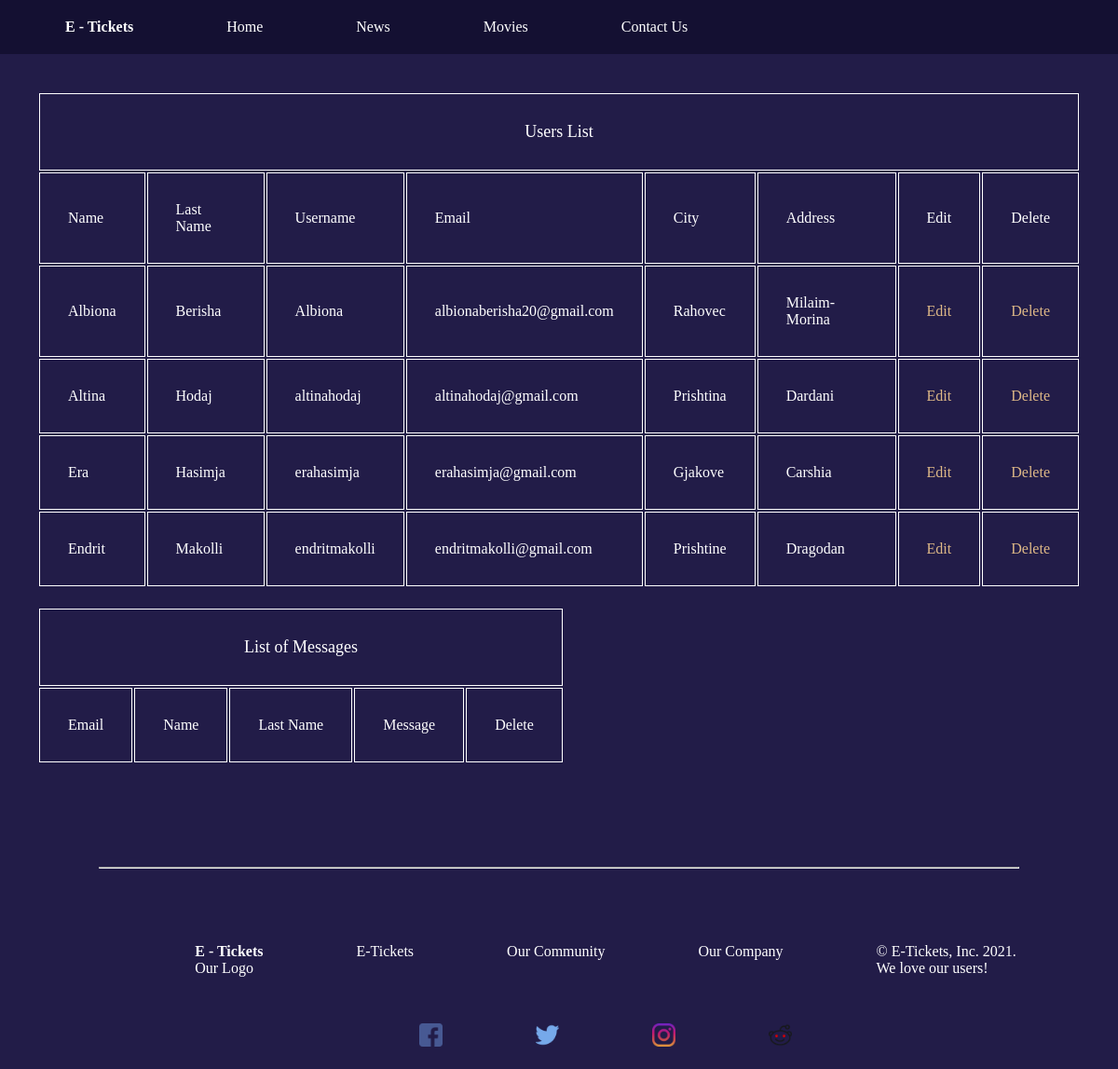
/views/dashboard.php, run on an earlier commit of the app's database.
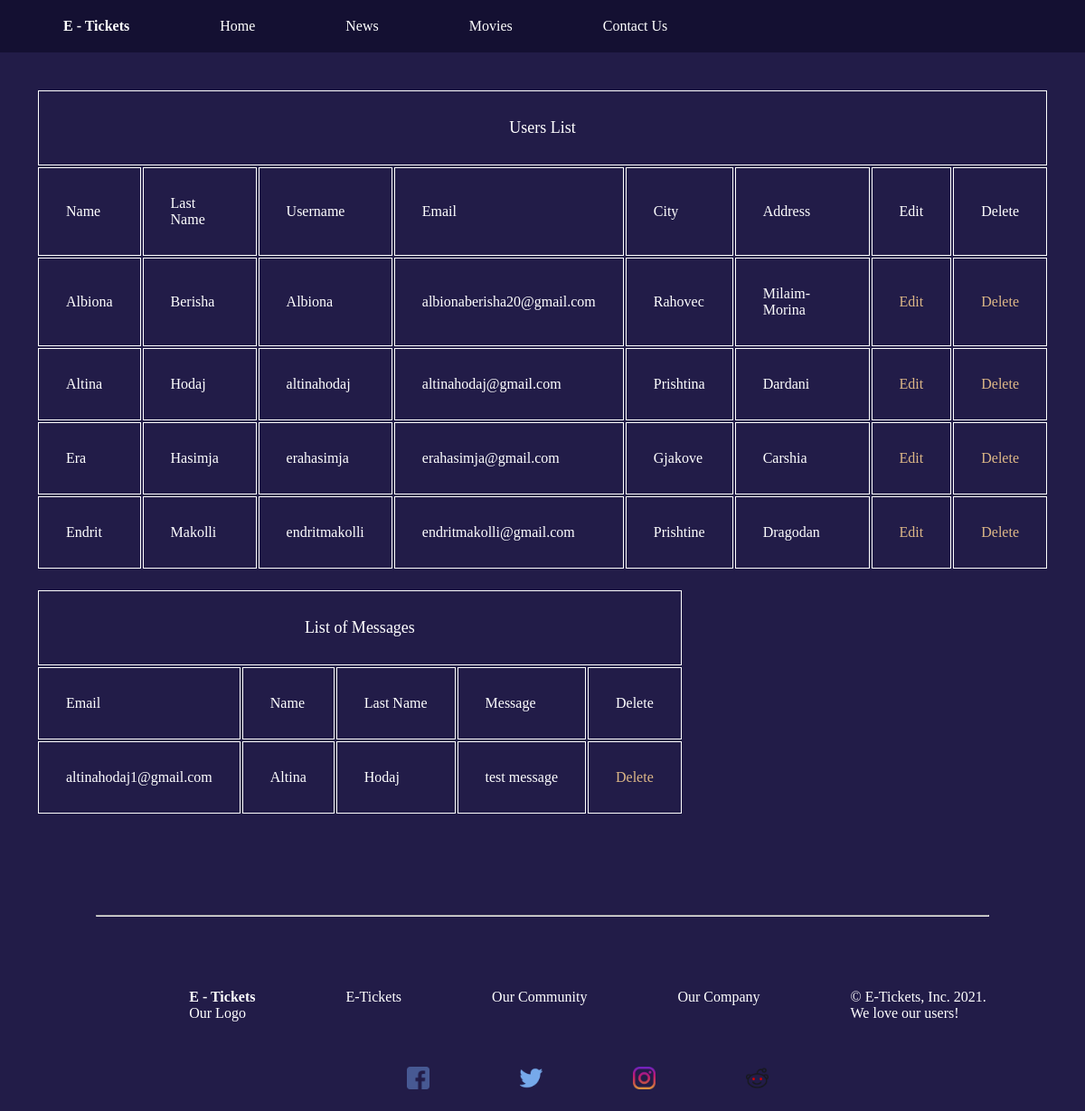
And on a later commit of the database.
### tables this page shows
CREATE TABLE `user` (
  `userid` int(11) NOT NULL,
  `name` varchar(255) NOT NULL,
  `lastname` varchar(255) NOT NULL,
  `email` varchar(255) NOT NULL,
  `username` varchar(255) NOT NULL,
  `password` varchar(255) NOT NULL,
  `city` varchar(255) NOT NULL,
  `address` varchar(255) NOT NULL,
  `ccNo` bigint(20) NOT NULL,
  `role` int(11) NOT NULL
);

CREATE TABLE `messages` (
  `id` int(11) NOT NULL,
  `email` varchar(255) NOT NULL,
  `name` varchar(255) NOT NULL,
  `lastname` varchar(255) NOT NULL,
  `message` varchar(255) NOT NULL
);

### components/databaseConfiguration.php (called while the page is built, shortened)
<?php
class DatabasePDOConfiguration {
    private $connection;
    private $host = "localhost";
    private $username = "root";
    private $dbName = "web";
    private $password = "";
    private function createConnection(){
        $this->connection = new PDO("mysql:host=$this->host;dbname=$this->dbName", $this->username, $this->password);
        $this->connection->setAttribute(PDO::ATTR_ERRMODE, PDO::ERRMODE_EXCEPTION);
    }
    protected function getConnection(){
        return $this->connection;
    }
}

### components/userMapper.php (called while the page is built, shortened)
<?php
require_once 'databaseConfiguration.php';
class UserMapper extends DatabasePDOConfiguration{
    private $conn;
    public function __construct(){
        $this->conn = $this->getConnection();
    }
    public function getAllUsers(){
        $this->query = "select * from user";
        $statement = $this->conn->prepare($this->query);
        $statement->execute();
        $result = $statement->fetchAll(PDO::FETCH_ASSOC);
        return $result;
    }
}

### components/messageMapper.php (called while the page is built, shortened)
<?php
require_once 'databaseConfiguration.php';
class MessageMapper extends DatabasePDOConfiguration{
    private $conn;
    public function __construct()
    {
        $this->conn = $this->getConnection();
    }
    public function getAllMessages(){
        $this->query = "select * from messages";
        $statement = $this->conn->prepare($this->query);
        $statement->execute();
        return $result = $statement->fetchAll(PDO::FETCH_ASSOC);
    }
}

### views/dashboard.php (the view, shortened to what this page needs)
<?php
    require_once '../components/messageMapper.php';
    require_once '../components/userMapper.php';
    $messageMapper = new MessageMapper();
    $messages = $messageMapper->getAllMessages();
    $mapper =  new UserMapper();
    $users = $mapper->getAllUsers();
?>
<!DOCTYPE html>
<html lang="en">
<head>
    <link rel="stylesheet" href="../style/dashboard.css">
</head>
    <?php
        include('../reusableCode/header.php');
    ?>
    <div class="main">
        <table>
            <thead>
                <tr class="first-row">
                    <td colspan="8">Users List </td>
                </tr>
                <tr class="second-row">
                    <td>Name</td>
                    <td>Last Name </td>
                    <td>Username</td>
                    <td>Email</td>
                    <td>City</td>
                    <td>Address</td>
                    <td>Edit</td>
                    <td>Delete</td>
                </tr>
            </thead>
            <tbody>
                <?php
                    foreach ($users as $user) {
                ?>
                    <tr>
                        <td><?php echo $user['name']; ?></td>
                        <td><?php echo $user['lastname']; ?></td>
                        <td><?php echo $user['username']; ?></td>
                        <td><?php echo $user['email']; ?></td>
                        <td><?php echo $user['city']; ?></td>
                        <td><?php echo $user['address']; ?></td>
                        <td><a href=<?php echo "../views/edit.php?id=" . $user['userid'];
                                    ?>>Edit</td>
                        <td><a href=<?php echo "../components/deleteUser.php?id=" . $user['userid'];
                                    ?>>Delete</td>
                    </tr>
                <?php
                }
                ?>
            </tbody>
        </table>
        <table>
            <thead>
                <tr class="first-row">
                    <td colspan="8">List of Messages </td>
                </tr>
                <tr class="second-row">
                    <td>Email</td>
                    <td>Name </td>
                    <td>Last Name</td>
                    <td>Message</td>
                    <td>Delete</td>
                </tr>
            </thead>
            <tbody>
                <?php
                    foreach ($messages as $message) {
                ?>
                    <tr>
                        <td><?php echo $message['email']; ?></td>
                        <td><?php echo $message['name']; ?></td>
                        <td><?php echo $message['lastname']; ?></td>
                        <td><?php echo $message['message']; ?></td>
                        <td><a href=<?php echo "../components/deleteMessage.php?id=" . $message['id'];
                                    ?>>Delete</td>
                    </tr>
                <?php
                }
                ?>
            </tbody>
        </table>
    </div>
    <?php
        include("../reusableCode/footer.php");
    ?>
</body>
</html>

What changed in the data, as far as the page shows it:
added messages: email "altinahodaj1@gmail.com", name "Altina", lastname "Hodaj", message "test message"
